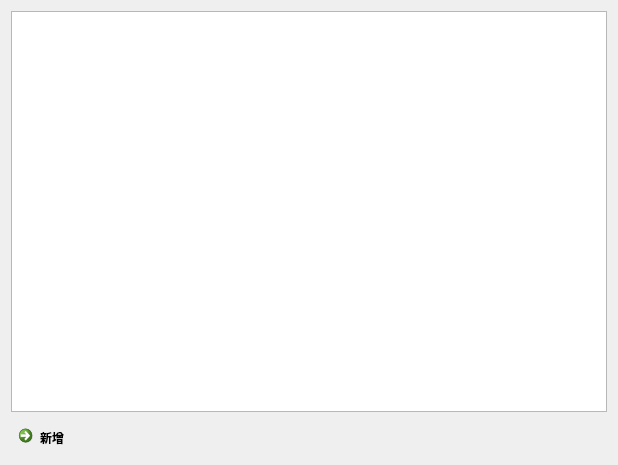
<?xml version="1.0" encoding="UTF-8"?>
<ui version="4.0">
 <class>Dialog</class>
 <widget class="QDialog" name="Dialog">
  <property name="geometry">
   <rect>
    <x>0</x>
    <y>0</y>
    <width>618</width>
    <height>465</height>
   </rect>
  </property>
  <property name="windowTitle">
   <string>Dialog</string>
  </property>
  <layout class="QVBoxLayout" name="verticalLayout">
   <item>
    <widget class="QTableWidget" name="tW_rule"/>
   </item>
   <item>
    <widget class="QCommandLinkButton" name="cLB_add_rule">
     <property name="text">
      <string>新增</string>
     </property>
    </widget>
   </item>
  </layout>
 </widget>
 <resources/>
 <connections/>
</ui>
